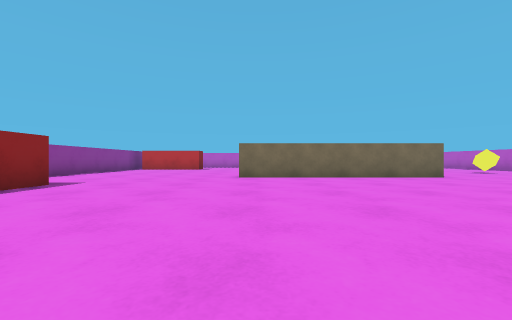
[1] (above)

16 first-person views from a walk through a Unity game level. The camera is 0.51 m above the floor, looks level and sees 90° across. The floor is counted in squares, 1 m on a side. Each view is taken from the middle of a square. On the plan, view 1 faces up. The plan holds only what a view shows up to about 9 squares ahead; the rest is blank. The place goes on beyond the plan. The player is left out.

[2]
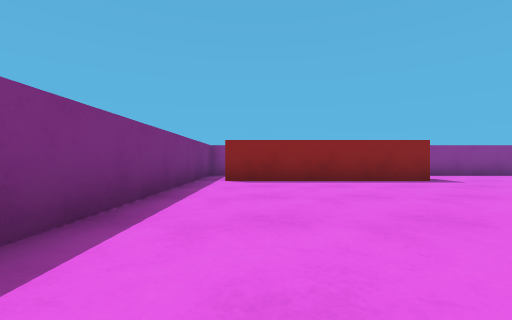

[3]
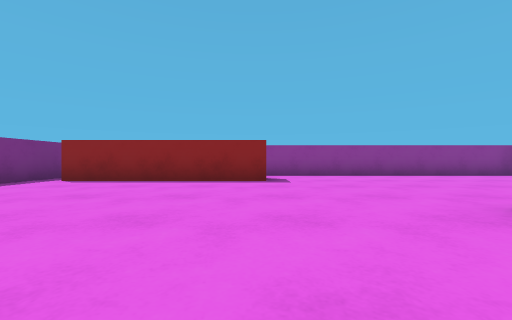

[4]
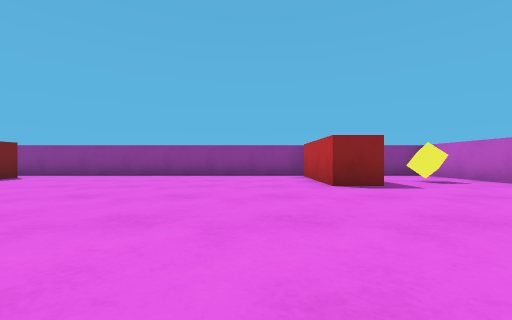

[5]
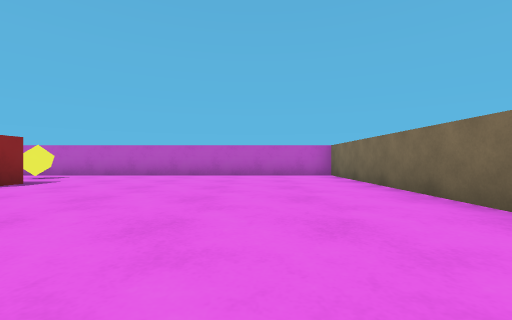

[6]
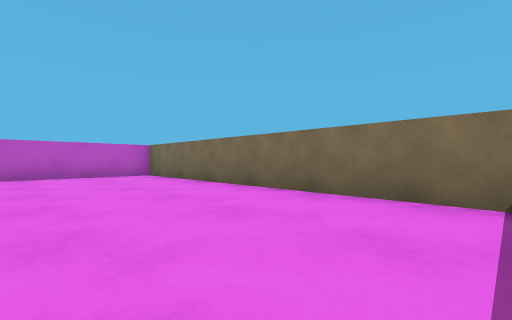

[7]
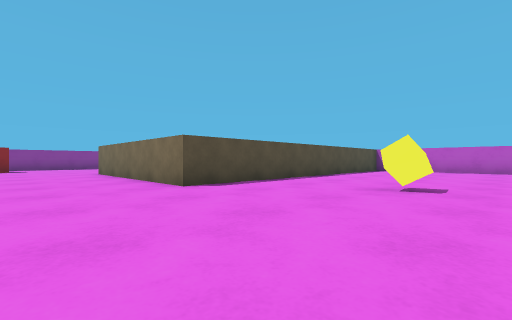

[8]
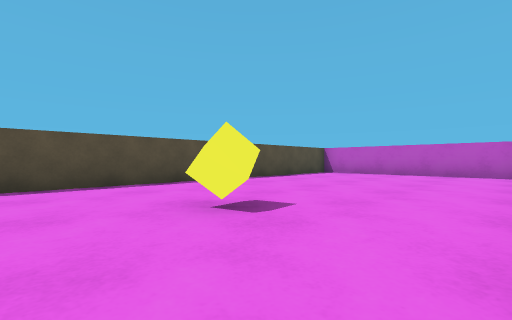

[9]
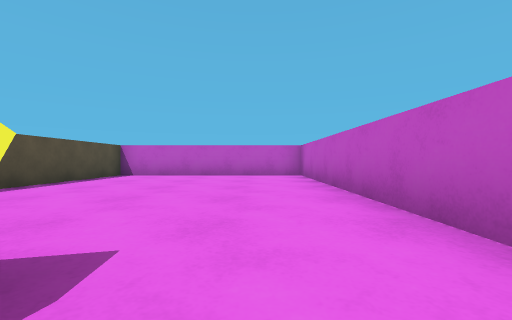

[10]
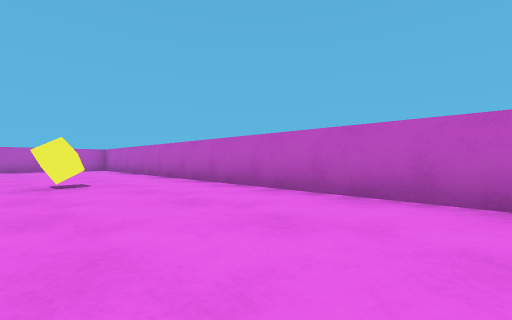

[11]
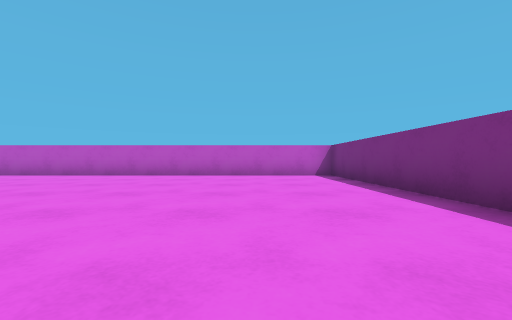

[12]
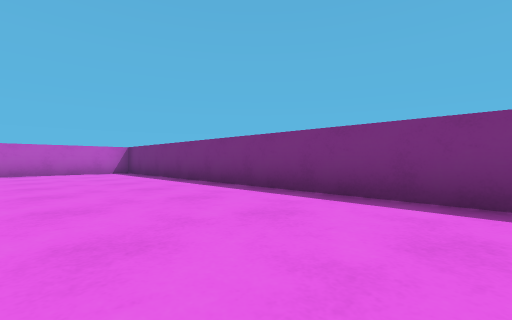

[13]
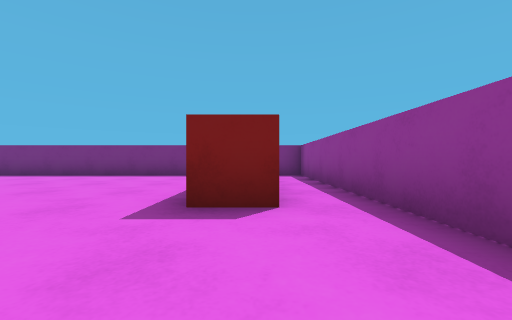

[14]
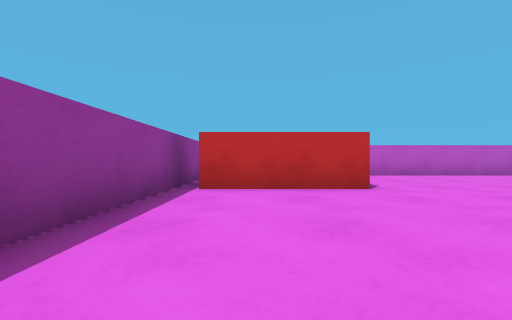

[15]
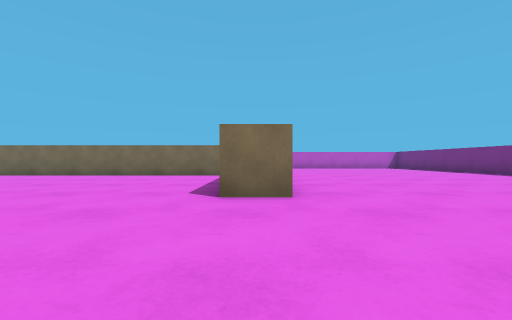

[16]
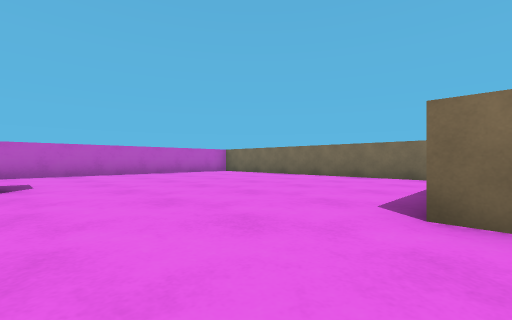

### Floor plan
Points are (right, up) in squares from view 1. A wall is a line through its corners. A room is listed if a view was taken in it or the views show most of it. See-through windows are left out.
Room 1 (views 1, 2, 3, 4, 5, 6, 7, 8, 9, 10, 11, 12, 13, 14, 15, 16)
walls: (4.5, 9) (4.5, 17.5) (-6, 17.5); (-3, 14.5) (-3, 13.5) (-6, 13.5); (-5.4, 5.3) (-4.2, 5.3) (-4.2, 0.2); (-6.5, 17.4) (-6.5, -0.5) (11.5, -0.5) (11.5, 17.5) (5.5, 17.5) (5.5, 7.5) (-0.5, 7.5) (-0.5, 8.5)
objects: yellow cube (-4, 16); yellow cube (9, 10)

Positions as (right, up) in squares from view 1, and headings:
1: (0, 0), facing up
2: (2, 1), facing left
3: (2, 5), facing left
4: (2, 12), facing left
5: (2, 9), facing up
6: (1, 9), facing up-right
7: (10, 5), facing up-left
8: (11, 8), facing up-left
9: (10, 9), facing up
10: (8, 4), facing up-right
11: (3, 2), facing right
12: (1, 3), facing down-right
13: (-5, 8), facing down
14: (-5, 9), facing up
15: (-4, 8), facing right
16: (-3, 8), facing up-right
